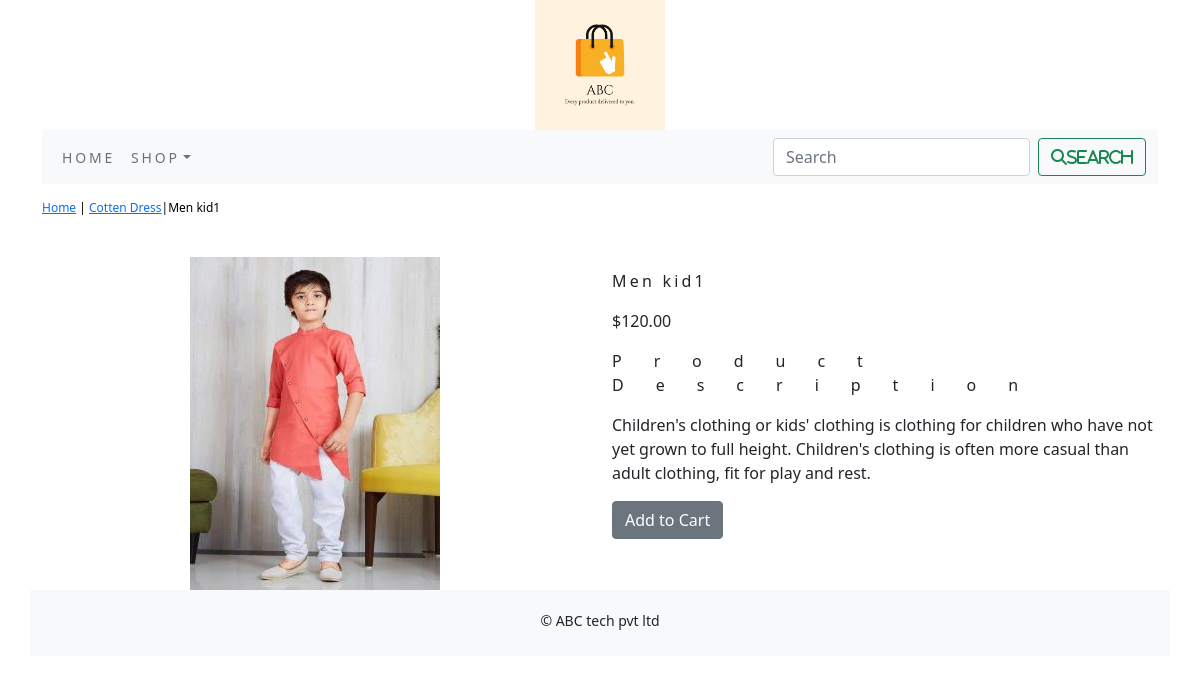
Screenshot of /shop1/cotten-dress/Men-kid1/ with the database file from the repository.
### shop1/models.py (models this page shows, shortened)
class Product(models.Model):
    name = models.CharField(max_length=250, unique=True)
    slug = models.SlugField(max_length=250, unique=True)
    description = models.TextField(blank=True)
    price = models.DecimalField(max_digits=10, decimal_places=2)
    category = models.ForeignKey(Category, on_delete=models.CASCADE)
    image = models.ImageField(upload_to='product', blank=True)
    stock = models.IntegerField()
    available = models.BooleanField(default=True)
    created = models.DateTimeField(auto_now_add=True)
    updated = models.DateTimeField(auto_now_add=True)
    class Meta:
        ordering = ['name',]
        verbose_name = 'product'
        verbose_name_plural = 'products'

class Category(models.Model):
    name = models.CharField(max_length=250, unique=True)
    slug = models.SlugField(max_length=250, unique=True)
    description = models.TextField(blank=True)
    image = models.ImageField(upload_to='category', blank=True)
    class Meta:
        ordering = ['name',]
        verbose_name = 'category'
        verbose_name_plural = 'categories'
    def get_url(self):
        return reverse('shop1:products_by_category',args=[self.slug])
    def __str__(self):
        return '{}'.format(self.name)

### shop1/views.py (the view)
# urls.py: path('<slug:c_slug>/<slug:product_slug>/',views.proDetail,name='proCatdetail')
def proDetail(request, c_slug, product_slug):
    try:
        product = Product.objects.get(category__slug=c_slug, slug=product_slug)
    except Exception as e:
        raise e
    return render(request, 'product.html', {'product': product})

### cart/context_processors.py (called while the page is built)
def counter(request):
    item_count=0
    if 'admin' in request.path:
        return {}
    else:
        try:
            cart=Cart.objects.filter(cart_id=_cart_id(request))
            cart_items=CartItem.objects.all().filter(cart=cart[:1])
            for cart_item in cart_items:
                item_count += cart_item.quantity
        except Cart.DoesNotExist:
            item_count =0
    return  dict(item_count=item_count)

### cart/views.py (called while the page is built)
def _cart_id(request):
    cart = request.session.session_key
    if not cart:
        cart = request.session.create()
    return cart

### shop1/context_processors.py (called while the page is built)
def menu_links(request):
    links = Category.objects.all()
    return dict(links=links)

### templates/product.html (shortened to what this page needs)
{% extends 'base.html' %}
{% load static %}
{% block content %}
<div class="row my_prod_row_class">
 <div class="mx_auto">
      <P><a href="{% url 'shop1:allProdCat' %}">Home</a> | <a href="{{product.category.get_url}}">{{product.category}}</a>|{{product.name}} </P>
       </div>
<div class="container">
<br>
  <div class="row">
    <div class="col-12 col-sm-12 col-md-12 col-lg-6 text-center">
        <div style="min-width:18rem">
            <img src="{{product.image.url}}" alt="{{product.name}}">
        </div>
    </div>
   <div class="col-12 col-sm-12 col-md-12 col-lg-6">
       <h1 class="my_prod_title">{{product.name}}</h1>
       <p>${{product.price}}</p>
       <p class="my_title">Product Description</p>
       <p class="text-justify my_rod_text">{{product.description}}</p>
       {% if product.stock <= 0 %}
       <p class="justify my_prod_text"><b>Out of stock</b></p>
       {% else %}
       <a class="btn btn-secondary" href="{% url 'cart:add_cart' product.id %}">Add to Cart</a>
       {% endif %}
         {% endblock %}

### shop1/static/css/custom.css (style rules this page uses)
.my_title { font-size:16px; text_transform:uppercase; letter-spacing:2em; }
.my_prod_row_class { padding-top:15px; padding-bottom:20px; }
.my_prod_row_class .mx_auto { color:#000; font-size:12px; text-decoration:none; }
.my_prod_title { font-size:16px; text_transform:uppercase; letter-spacing:.2em; padding-top:15px; padding-bottom:10px; }

### rows the page displays
Product: category "Cotten Dress", name "Men kid1", image (picture), price "120.00", description "Children's clothing or kids' clothing is clothing for children who have not yet grown to full height. Children's clothing is often more casual than adult clothing, fit for play and rest."
